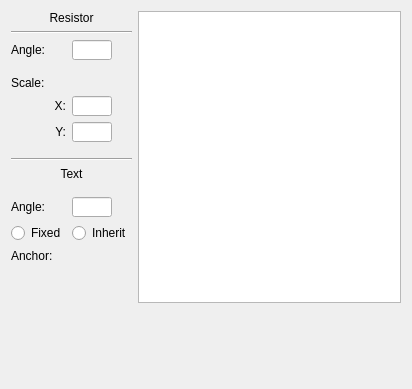
<?xml version="1.0" encoding="UTF-8"?>
<ui version="4.0">
 <class>ComponentPreview</class>
 <widget class="QWidget" name="ComponentPreview">
  <property name="geometry">
   <rect>
    <x>0</x>
    <y>0</y>
    <width>412</width>
    <height>389</height>
   </rect>
  </property>
  <layout class="QVBoxLayout" name="verticalLayout_2">
   <item>
    <layout class="QHBoxLayout" name="horizontalLayout_2">
     <property name="bottomMargin">
      <number>0</number>
     </property>
     <item>
      <layout class="QGridLayout" name="gridLayout">
       <property name="leftMargin">
        <number>0</number>
       </property>
       <property name="horizontalSpacing">
        <number>6</number>
       </property>
       <item row="5" column="1">
        <widget class="QLineEdit" name="editScaleX">
         <property name="maximumSize">
          <size>
           <width>40</width>
           <height>20</height>
          </size>
         </property>
        </widget>
       </item>
       <item row="8" column="0" colspan="2">
        <widget class="Line" name="sepText">
         <property name="sizePolicy">
          <sizepolicy hsizetype="Preferred" vsizetype="Fixed">
           <horstretch>0</horstretch>
           <verstretch>0</verstretch>
          </sizepolicy>
         </property>
         <property name="minimumSize">
          <size>
           <width>20</width>
           <height>0</height>
          </size>
         </property>
         <property name="lineWidth">
          <number>1</number>
         </property>
         <property name="orientation">
          <enum>Qt::Horizontal</enum>
         </property>
        </widget>
       </item>
       <item row="7" column="0" colspan="2">
        <spacer name="verticalSpacer_4">
         <property name="orientation">
          <enum>Qt::Vertical</enum>
         </property>
         <property name="sizeType">
          <enum>QSizePolicy::Fixed</enum>
         </property>
         <property name="sizeHint" stdset="0">
          <size>
           <width>0</width>
           <height>10</height>
          </size>
         </property>
        </spacer>
       </item>
       <item row="2" column="0">
        <widget class="QLabel" name="labelAngle">
         <property name="sizePolicy">
          <sizepolicy hsizetype="Fixed" vsizetype="Preferred">
           <horstretch>0</horstretch>
           <verstretch>0</verstretch>
          </sizepolicy>
         </property>
         <property name="text">
          <string>Angle:</string>
         </property>
        </widget>
       </item>
       <item row="0" column="0" colspan="2">
        <widget class="QLabel" name="labelTitle">
         <property name="sizePolicy">
          <sizepolicy hsizetype="Preferred" vsizetype="Fixed">
           <horstretch>0</horstretch>
           <verstretch>0</verstretch>
          </sizepolicy>
         </property>
         <property name="text">
          <string>Resistor</string>
         </property>
         <property name="alignment">
          <set>Qt::AlignCenter</set>
         </property>
        </widget>
       </item>
       <item row="4" column="0">
        <widget class="QLabel" name="labelScale">
         <property name="sizePolicy">
          <sizepolicy hsizetype="Fixed" vsizetype="Fixed">
           <horstretch>0</horstretch>
           <verstretch>0</verstretch>
          </sizepolicy>
         </property>
         <property name="text">
          <string>Scale:</string>
         </property>
        </widget>
       </item>
       <item row="6" column="1">
        <widget class="QLineEdit" name="editScaleY">
         <property name="maximumSize">
          <size>
           <width>40</width>
           <height>20</height>
          </size>
         </property>
        </widget>
       </item>
       <item row="9" column="0" colspan="2">
        <widget class="QLabel" name="labelText">
         <property name="text">
          <string>Text</string>
         </property>
         <property name="alignment">
          <set>Qt::AlignCenter</set>
         </property>
        </widget>
       </item>
       <item row="12" column="0">
        <widget class="QRadioButton" name="btnFixed">
         <property name="text">
          <string>Fixed</string>
         </property>
        </widget>
       </item>
       <item row="11" column="0">
        <widget class="QLabel" name="labelTextAngle">
         <property name="sizePolicy">
          <sizepolicy hsizetype="Fixed" vsizetype="Preferred">
           <horstretch>0</horstretch>
           <verstretch>0</verstretch>
          </sizepolicy>
         </property>
         <property name="text">
          <string>Angle:</string>
         </property>
        </widget>
       </item>
       <item row="5" column="0">
        <widget class="QLabel" name="labelScaleX">
         <property name="sizePolicy">
          <sizepolicy hsizetype="Preferred" vsizetype="Fixed">
           <horstretch>0</horstretch>
           <verstretch>0</verstretch>
          </sizepolicy>
         </property>
         <property name="text">
          <string>X:</string>
         </property>
         <property name="alignment">
          <set>Qt::AlignRight|Qt::AlignTrailing|Qt::AlignVCenter</set>
         </property>
        </widget>
       </item>
       <item row="2" column="1">
        <widget class="QLineEdit" name="editAngle">
         <property name="minimumSize">
          <size>
           <width>40</width>
           <height>20</height>
          </size>
         </property>
         <property name="maximumSize">
          <size>
           <width>40</width>
           <height>20</height>
          </size>
         </property>
        </widget>
       </item>
       <item row="3" column="0" colspan="2">
        <spacer name="verticalSpacer_3">
         <property name="orientation">
          <enum>Qt::Vertical</enum>
         </property>
         <property name="sizeHint" stdset="0">
          <size>
           <width>20</width>
           <height>10</height>
          </size>
         </property>
        </spacer>
       </item>
       <item row="1" column="0" colspan="2">
        <widget class="Line" name="sepTitle">
         <property name="sizePolicy">
          <sizepolicy hsizetype="Preferred" vsizetype="Fixed">
           <horstretch>0</horstretch>
           <verstretch>0</verstretch>
          </sizepolicy>
         </property>
         <property name="minimumSize">
          <size>
           <width>20</width>
           <height>0</height>
          </size>
         </property>
         <property name="lineWidth">
          <number>1</number>
         </property>
         <property name="orientation">
          <enum>Qt::Horizontal</enum>
         </property>
        </widget>
       </item>
       <item row="6" column="0">
        <widget class="QLabel" name="labelScaleY">
         <property name="text">
          <string>Y:</string>
         </property>
         <property name="alignment">
          <set>Qt::AlignRight|Qt::AlignTrailing|Qt::AlignVCenter</set>
         </property>
        </widget>
       </item>
       <item row="14" column="0" colspan="2">
        <spacer name="verticalSpacer_2">
         <property name="orientation">
          <enum>Qt::Vertical</enum>
         </property>
         <property name="sizeType">
          <enum>QSizePolicy::Expanding</enum>
         </property>
         <property name="sizeHint" stdset="0">
          <size>
           <width>20</width>
           <height>40</height>
          </size>
         </property>
        </spacer>
       </item>
       <item row="12" column="1">
        <widget class="QRadioButton" name="btnInherit">
         <property name="text">
          <string>Inherit</string>
         </property>
        </widget>
       </item>
       <item row="10" column="0" colspan="2">
        <spacer name="verticalSpacer_5">
         <property name="orientation">
          <enum>Qt::Vertical</enum>
         </property>
         <property name="sizeType">
          <enum>QSizePolicy::Fixed</enum>
         </property>
         <property name="sizeHint" stdset="0">
          <size>
           <width>0</width>
           <height>10</height>
          </size>
         </property>
        </spacer>
       </item>
       <item row="13" column="0">
        <widget class="QLabel" name="labelAnchor">
         <property name="text">
          <string>Anchor:</string>
         </property>
        </widget>
       </item>
       <item row="11" column="1">
        <widget class="QLineEdit" name="editTextAngle">
         <property name="sizePolicy">
          <sizepolicy hsizetype="Expanding" vsizetype="Fixed">
           <horstretch>0</horstretch>
           <verstretch>0</verstretch>
          </sizepolicy>
         </property>
         <property name="maximumSize">
          <size>
           <width>40</width>
           <height>20</height>
          </size>
         </property>
        </widget>
       </item>
       <item row="13" column="1">
        <layout class="QGridLayout" name="anchorPicker">
         <property name="spacing">
          <number>2</number>
         </property>
        </layout>
       </item>
      </layout>
     </item>
     <item>
      <widget class="QGraphicsView" name="preview"/>
     </item>
    </layout>
   </item>
   <item>
    <spacer name="verticalSpacer">
     <property name="orientation">
      <enum>Qt::Vertical</enum>
     </property>
     <property name="sizeHint" stdset="0">
      <size>
       <width>20</width>
       <height>40</height>
      </size>
     </property>
    </spacer>
   </item>
  </layout>
 </widget>
 <resources/>
 <connections/>
</ui>
